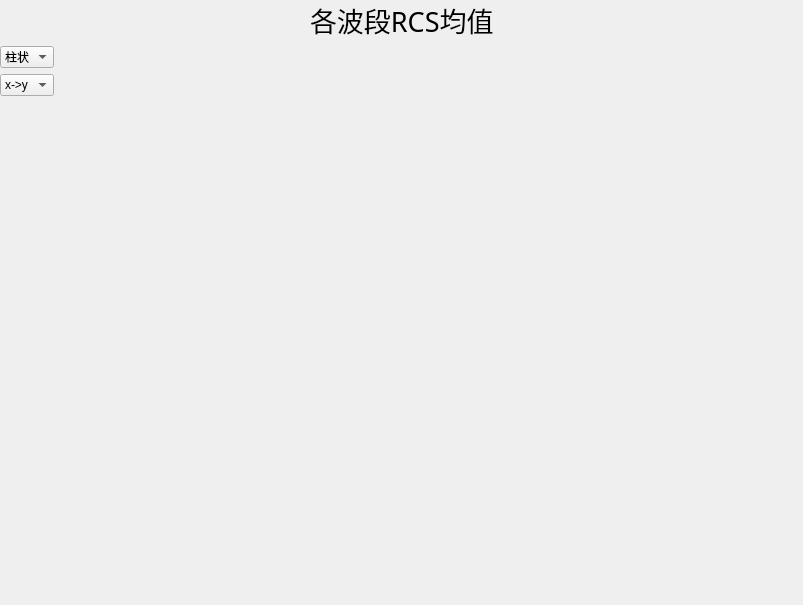
<?xml version="1.0" encoding="UTF-8"?>
<ui version="4.0">
 <class>ViewFromHisgram</class>
 <widget class="QWidget" name="ViewFromHisgram">
  <property name="geometry">
   <rect>
    <x>0</x>
    <y>0</y>
    <width>803</width>
    <height>605</height>
   </rect>
  </property>
  <property name="windowTitle">
   <string>Form</string>
  </property>
  <layout class="QVBoxLayout" name="verticalLayout_2">
   <property name="leftMargin">
    <number>0</number>
   </property>
   <property name="topMargin">
    <number>0</number>
   </property>
   <property name="rightMargin">
    <number>0</number>
   </property>
   <property name="bottomMargin">
    <number>0</number>
   </property>
   <item>
    <layout class="QHBoxLayout" name="horizontalLayout">
     <item>
      <spacer name="horizontalSpacer">
       <property name="orientation">
        <enum>Qt::Horizontal</enum>
       </property>
       <property name="sizeHint" stdset="0">
        <size>
         <width>40</width>
         <height>20</height>
        </size>
       </property>
      </spacer>
     </item>
     <item>
      <widget class="QLabel" name="label">
       <property name="font">
        <font>
         <family>Adobe Arabic</family>
         <pointsize>20</pointsize>
        </font>
       </property>
       <property name="text">
        <string>各波段RCS均值</string>
       </property>
      </widget>
     </item>
     <item>
      <spacer name="horizontalSpacer_2">
       <property name="orientation">
        <enum>Qt::Horizontal</enum>
       </property>
       <property name="sizeHint" stdset="0">
        <size>
         <width>40</width>
         <height>20</height>
        </size>
       </property>
      </spacer>
     </item>
    </layout>
   </item>
   <item>
    <layout class="QHBoxLayout" name="horizontalLayout_2" stretch="1,18">
     <item>
      <layout class="QVBoxLayout" name="verticalLayout">
       <item>
        <widget class="QComboBox" name="comboBox_3">
         <item>
          <property name="text">
           <string>柱状</string>
          </property>
         </item>
         <item>
          <property name="text">
           <string>堆状</string>
          </property>
         </item>
        </widget>
       </item>
       <item>
        <widget class="QComboBox" name="comboBox_2">
         <item>
          <property name="text">
           <string>x-&gt;y</string>
          </property>
         </item>
         <item>
          <property name="text">
           <string>y-&gt;x</string>
          </property>
         </item>
        </widget>
       </item>
       <item>
        <spacer name="verticalSpacer">
         <property name="orientation">
          <enum>Qt::Vertical</enum>
         </property>
         <property name="sizeHint" stdset="0">
          <size>
           <width>20</width>
           <height>40</height>
          </size>
         </property>
        </spacer>
       </item>
      </layout>
     </item>
     <item>
      <widget class="QWidget" name="widget" native="true"/>
     </item>
    </layout>
   </item>
  </layout>
 </widget>
 <resources/>
 <connections/>
</ui>
